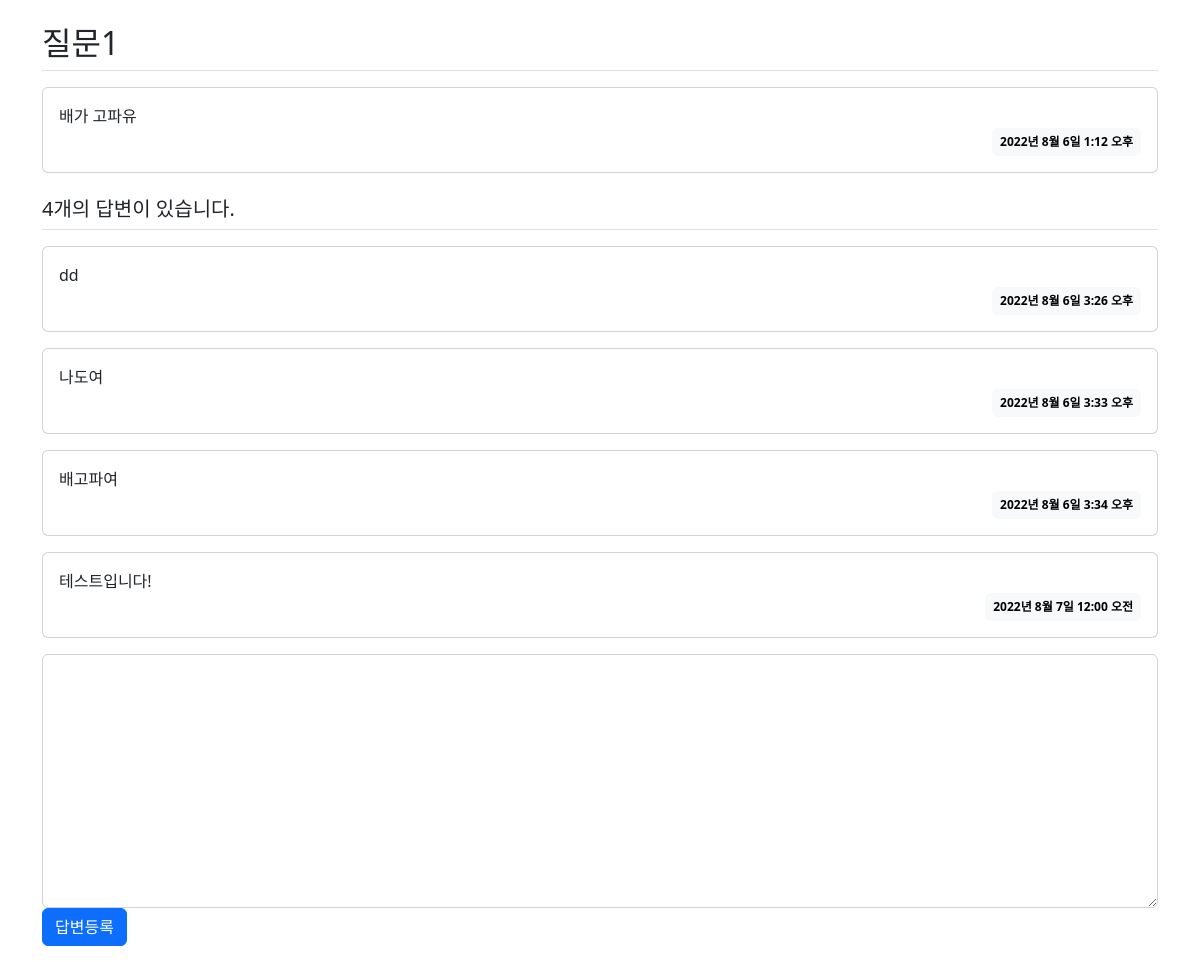
The page /pybo/4/ on the database as committed earlier.
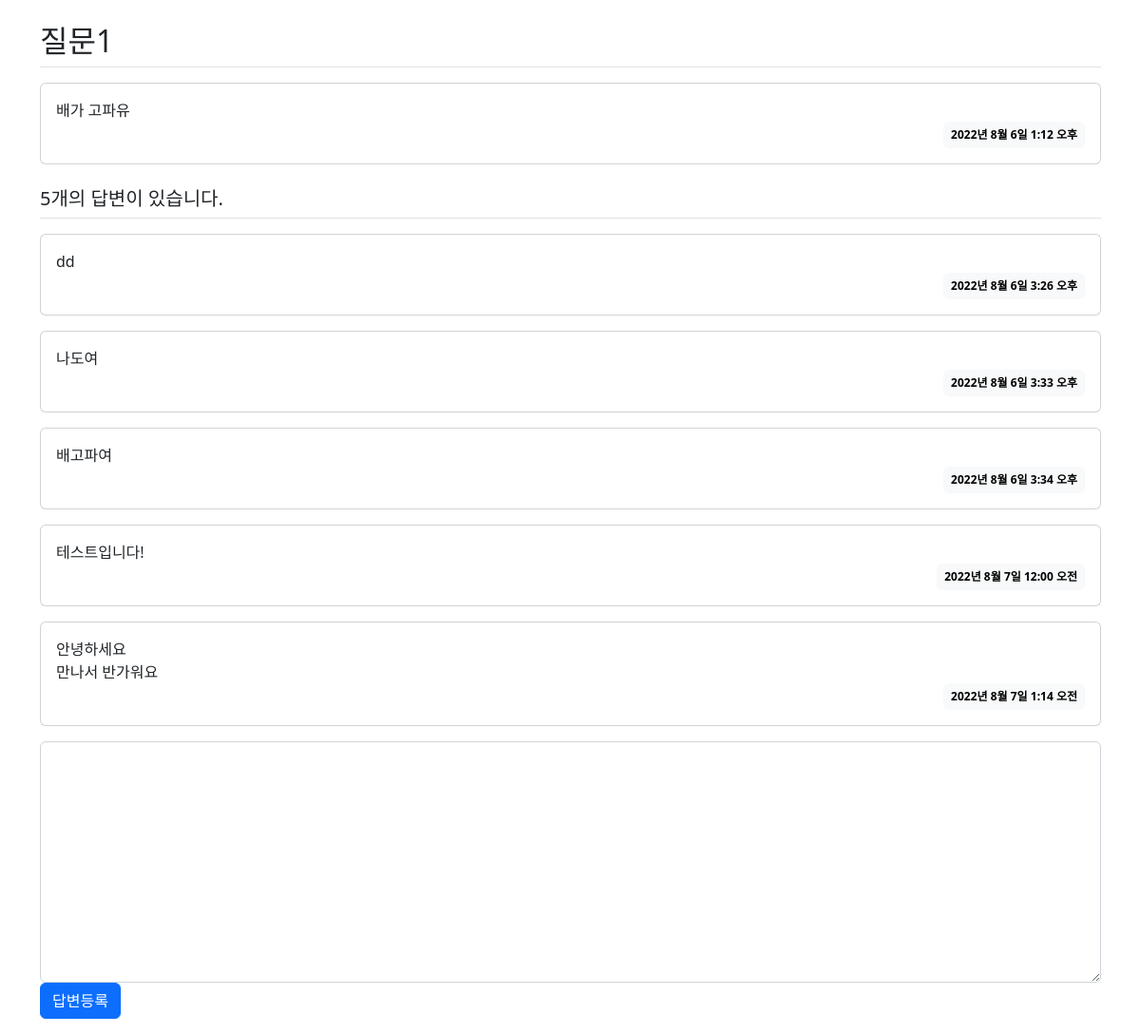
The same page on the database as committed later.
### pybo/models.py (models this page shows, shortened)
class Question(models.Model):
    subject = models.CharField(max_length=200)
    content = models.TextField()
    create_date = models.DateTimeField()

class Answer(models.Model):
    question = models.ForeignKey(Question, on_delete=models.CASCADE)
    content = models.TextField()
    create_date = models.DateTimeField()

### pybo/views.py (the view)
# urls.py: path('<int:question_id>/', views.detail, name='detail'),
def detail(request, question_id):
    question = Question.objects.get(id=question_id)
    context = {'question' : question}
    return render(request, 'pybo/question_detail.html', context)

### pybo/templates/pybo/question_detail.html (shortened to what this page needs)
{% load static %}
<link rel="stylesheet" type="text/css" href="{% static 'bootstrap.min.css' %}">
<div class="container my-3">
    <h2 class="border-bottom py-2">{{ question.subject }}</h2>
    <div class="card my-3">
        <div class="card-body">
            <div class="card-text" style="white-space: pre-line;">{{ question.content }}</div>
            <div class="d-flex justify-content-end">
                <span class="badge text-bg-light p-2">
                    {{ question.create_date }}
                </span>
            </div>
        </div>
    </div>
    <h5 class="border-bottom my-3 py-2">{{question.answer_set.count}}개의 답변이 있습니다.</h5>
    {% for answer in question.answer_set.all %}
    <div class="card my-3">
        <div class="card-body">
            <div class="card-text" style="white-space: pre-line;">{{ answer.content }}</div>
            <div class="d-flex justify-content-end">
                <div class="badge text-bg-light p-2">
                    {{ answer.create_date }}
                </div>
            </div>
        </div>
    </div>
    {% endfor %}
    <form action="{% url 'pybo:answer_create' question.id %}" method="post" class="my-3">
        <div class="form-group">
            <textarea name="content" id="content" class="form-control" rows="10"></textarea>
        </div>
        <input type="submit" value="답변등록" class="btn btn-primary">
    </form>
</div>

Rows that differ between the two databases and show on the page:
computed for Question "질문1": answer_set.count "4" → "5"
added Answer: content "안녕하세요 만나서 반가워요", create_date "2022년 8월 7일 1:14 오전"
